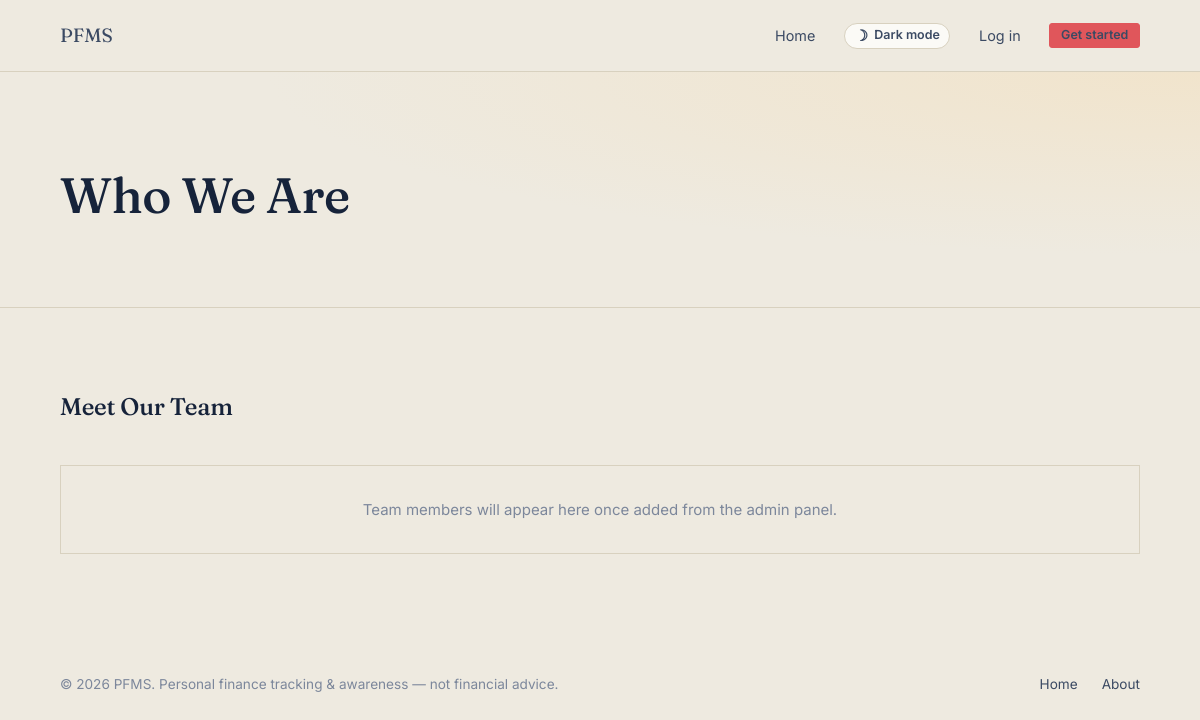
The page /about.php on the database as committed earlier.
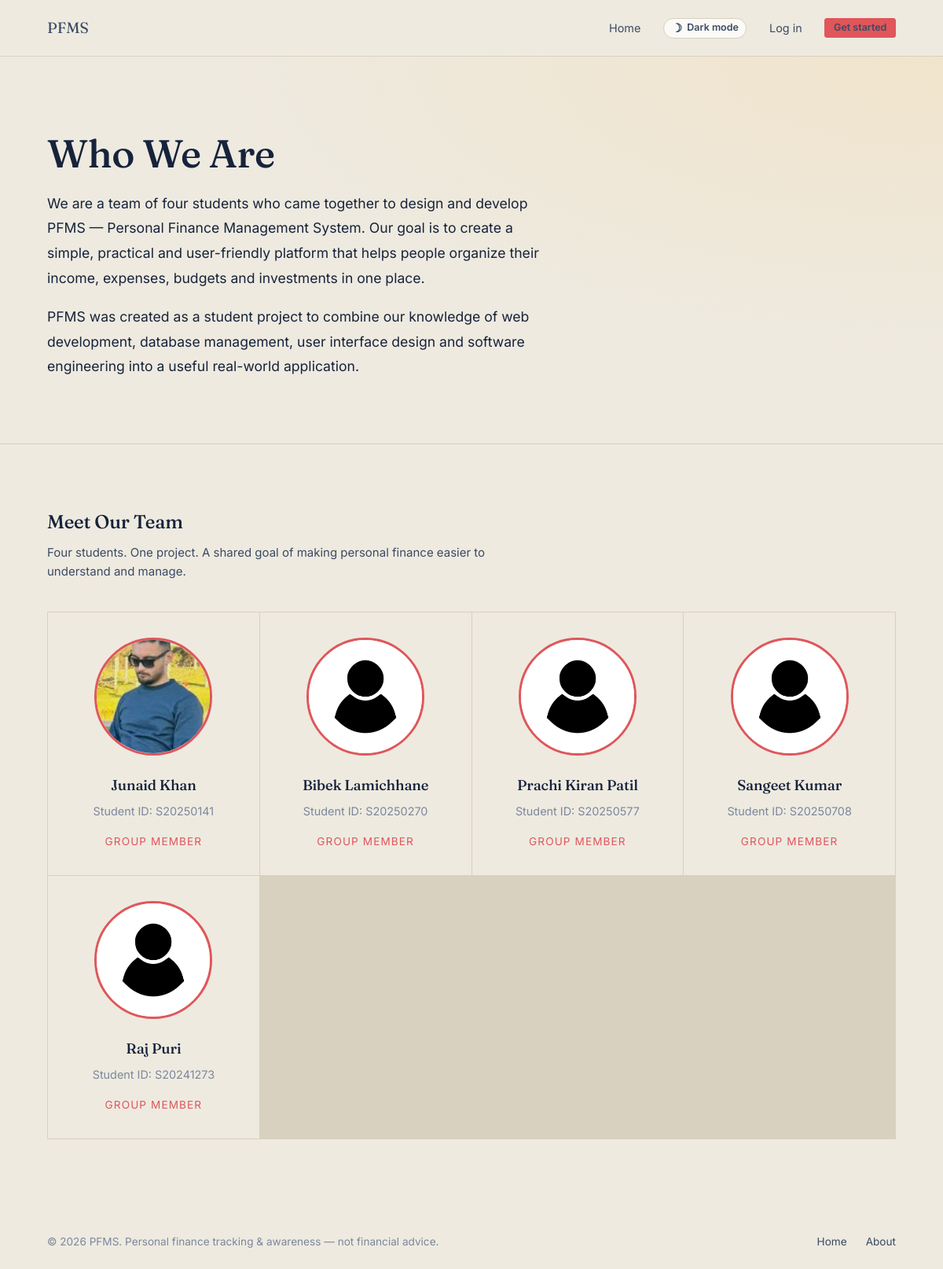
The same page on the database as committed later.
### tables this page shows
CREATE TABLE `team_members` (
  `member_id` int(10) UNSIGNED NOT NULL,
  `name` varchar(120) NOT NULL,
  `student_id` varchar(60) DEFAULT NULL,
  `role` varchar(120) NOT NULL DEFAULT 'Team Member',
  `photo` varchar(255) DEFAULT NULL,
  `sort_order` int(10) NOT NULL DEFAULT 0,
  `created_at` timestamp NOT NULL DEFAULT current_timestamp()
);

### include/core.php (called while the page is built, shortened)
<?php
class core{
    var $db;
    function __construct($conn){
        $this->db = $conn;
    }
    public function get_settings()
    {
        try{
            $sql = "SELECT setting_key, setting_value FROM site_settings";
            $statement = $this->db->prepare($sql);
            $statement->execute();
            $rows = $statement->fetchAll(PDO::FETCH_ASSOC);
            $out = [];
            foreach($rows as $row){
                $out[$row['setting_key']] = $row['setting_value'];
            }
            return $out;
        }catch(\Throwable $th){
            throw $th;
        }
    }
    public function get_team_members()
    {
        try{
            $sql = "
                SELECT member_id, name, student_id, role, photo, sort_order
                FROM team_members
                ORDER BY sort_order ASC, member_id ASC
            ";
            $statement = $this->db->prepare($sql);
            $statement->execute();
            return $statement->fetchAll(PDO::FETCH_ASSOC);
        }catch(\Throwable $th){
            throw $th;
        }
    }
}
?>

### about.php (the view, shortened to what this page needs)
<?php
require_once 'config/db.php';
require_once 'include/core.php';
$data = new core($conn);
$settings = $data->get_settings();
$team = $data->get_team_members();
function pfms_setting($settings, $key, $default = ''){
    return isset($settings[$key]) && $settings[$key] !== '' ? $settings[$key] : $default;
}
$siteName      = pfms_setting($settings, 'site_name', 'PFMS');
$logoImage     = pfms_setting($settings, 'logo_image', '');
$aboutTitle    = pfms_setting($settings, 'about_hero_title', 'Who We Are');
$aboutText1    = pfms_setting($settings, 'about_hero_text1', '');
$aboutText2    = pfms_setting($settings, 'about_hero_text2', '');
$teamTitle     = pfms_setting($settings, 'about_team_title', 'Meet Our Team');
$teamIntro     = pfms_setting($settings, 'about_team_intro', '');
$footerText    = pfms_setting($settings, 'footer_text', '© 2026 PFMS. Personal finance tracking & awareness — not financial advice.');
?>
<!DOCTYPE html>
<html lang="en">
<head>
  <link rel="stylesheet" href="assets/css/style.css">
</head>
<body>
  <nav class="pub-nav">
    <div class="brand">
      <div class="name">
        <a href="index.php" style="text-decoration: none;display:flex;align-items:center;gap:.5em;">
          <?php if($logoImage): ?>
            <img src="<?= htmlspecialchars($logoImage) ?>" alt="<?= htmlspecialchars($siteName) ?>" style="height:28px;width:auto;display:block;">
          <?php else: ?>
            <?= htmlspecialchars($siteName) ?>
          <?php endif; ?>
        </a>
      </div>
    </div>
    <div class="links">
      <a href="index.php">Home</a>
      <button type="button" class="theme-toggle" aria-label="Toggle dark mode">
        <span class="ico" data-theme-icon>&#9789;</span><span data-theme-label>Dark mode</span>
      </button>
      <a href="login.php">Log in</a>
      <a class="btn-ledger brass sm" href="register.php">Get started</a>
    </div>
  </nav>
  <header class="about-hero">
    <div style="max-width: 750px;">
      <h1 style="font-size: 3.1rem; line-height: 1.1;">
        <?= htmlspecialchars($aboutTitle) ?>
      </h1>
      <?php if($aboutText1): ?>
      <p><?= nl2br(htmlspecialchars($aboutText1)) ?></p>
      <?php endif; ?>
      <?php if($aboutText2): ?>
      <p><?= nl2br(htmlspecialchars($aboutText2)) ?></p>
      <?php endif; ?>
    </div>
  </header>
  <section class="team-section">
    <div class="team-intro">
      <h2><?= htmlspecialchars($teamTitle) ?></h2>
      <?php if($teamIntro): ?>
      <p><?= htmlspecialchars($teamIntro) ?></p>
      <?php endif; ?>
    </div>
    <div class="team-grid">
      <?php foreach($team as $member): ?>
      <div class="team-card">
        <img
          src="<?= htmlspecialchars($member['photo'] ?: 'assets/img/header-b.PNG') ?>"
          alt="<?= htmlspecialchars($member['name']) ?>"
          class="team-photo"
        >
        <h3><?= htmlspecialchars($member['name']) ?></h3>
        <?php if($member['student_id']): ?>
        <div class="student-id">
          Student ID: <?= htmlspecialchars($member['student_id']) ?>
        </div>
        <?php endif; ?>
        <div class="team-role">
          <?= htmlspecialchars($member['role']) ?>
        </div>
      </div>
      <?php endforeach; ?>
      <?php if(empty($team)): ?>
      <div class="team-card" style="grid-column:1/-1;color:var(--ink-faint);">
        Team members will appear here once added from the admin panel.
      </div>
      <?php endif; ?>
    </div>
  </section>
  <footer style="
    padding:2.5rem 5vw;
    display:flex;
    justify-content:space-between;
    flex-wrap:wrap;
    gap:1rem;
    font-size:.85rem;
    color:var(--ink-faint);
  ">
    <div>
      <?= htmlspecialchars($footerText) ?>
    </div>
    <div style="display:flex; gap:1.5rem;">
      <a href="index.php">Home</a>
    <a href="about.php">About</a>
    </div>
  </footer>
</body>
</html>

### assets/css/style.css (style rules this page uses)
:root { --ink: #16233A; --ink-soft: #3B4A63; --ink-faint: #7C879B; --paper: #EEEAE0; --paper-deep: #E4DFD2; --card: #FBFAF6; --line: #D8D1BF; --line-soft: #E6E0D2; --brass: #E0565B; --brass-deep: #3B4A63; --brass-tint: #F1E4CC; --gain: #3F6D52; --gain-tint: #E3ECE5; --loss: #A63B2E; --loss-tint: #F3E2DE; --white: #ffffff; --font-display: 'Fraunces', Georgia, serif; --font-body: 'Inter', -apple-system, BlinkMacSystemFont, sans-serif; --radius: 3px; --sidebar-w: 248px; --sidebar-bg: #16233A; --sidebar-ink: #EEEAE0; }
* { box-sizing:border-box; }
html { scroll-behavior:smooth; }
body { margin:0; font-family:var(--font-body); background:var(--paper); color:var(--ink); font-size:15px; line-height:1.55; -webkit-font-smoothing:antialiased; transition:background .15s ease, color .15s ease; }
.theme-toggle { display:inline-flex; align-items:center; gap:.5em; border:1px solid var(--line); background:var(--card); color:var(--ink-soft); border-radius:20px; padding:.35em .75em; font-size:.78rem; font-weight:600; cursor:pointer; line-height:1; font-family:var(--font-body); }
.theme-toggle .ico { font-size:.95rem; }
h1,h2,h3,h4 { font-family:var(--font-display); font-weight:500; color:var(--ink); margin:0 0 .4em; letter-spacing:-0.01em; }
h1 { font-size:2.1rem; }
h2 { font-size:1.5rem; }
h3 { font-size:1.15rem; }
p { margin:0 0 1em; color:var(--ink-soft); }
a { color:var(--brass-deep); text-decoration:none; }
.btn-ledger { display:inline-flex; align-items:center; justify-content:center; gap:.5em; font-family:var(--font-body); font-weight:600; font-size:.88rem; padding:.62em 1.3em; border-radius:var(--radius); border:1px solid var(--ink); background:var(--ink); color:var(--paper); cursor:pointer; transition:background .15s ease, color .15s ease, border-color .15s ease, transform .1s ease; text-decoration:none; line-height:1; }
.btn-ledger.brass { background:var(--brass); border-color:var(--brass); color:var(--white); }
.btn-ledger.sm { padding:.4em .85em; font-size:.78rem; }
.pub-nav { display:flex; align-items:center; justify-content:space-between; padding:1.3rem 5vw; border-bottom:1px solid var(--line); }
.pub-nav .brand { display:flex; align-items:center; gap:.55em; }
.pub-nav .brand .name { font-family:var(--font-display); font-size:1.2rem; }
.pub-nav .links { display:flex; align-items:center; gap:1.8rem; font-size:.9rem; }
.pub-nav .links a { color:var(--ink-soft); }

### about.php (style rules this page uses)
.about-hero { padding: 6rem 5vw 4rem; border-bottom: 1px solid var(--line); background: radial-gradient(ellipse at top right, var(--brass-tint) 0%, transparent 55%); }
.about-hero p { max-width: 650px; font-size: 1.1rem; line-height: 1.8; color: var(--ink-muted); }
.team-section { padding: 5rem 5vw; }
.team-intro { max-width: 600px; margin-bottom: 2.5rem; }
.team-grid { display: grid; grid-template-columns: repeat(4, 1fr); gap: 1px; background: var(--line); border: 1px solid var(--line); }
.team-card { background: var(--paper); padding: 2rem; text-align: center; }
.team-photo { width: 150px; height: 150px; margin: 0 auto 1.5rem; border-radius: 50%; object-fit: cover; display: block; border: 3px solid var(--brass); }
.team-card h3 { margin-bottom: .5rem; }
.student-id { color: var(--ink-faint); font-size: .9rem; margin-bottom: 1rem; }
.team-role { font-size: .85rem; color: var(--brass); text-transform: uppercase; letter-spacing: .08em; }

Rows that differ between the two databases and show on the page:
added team_members: photo (picture), name "Junaid Khan", student "S20250141", role "GROUP MEMBER"
added team_members: photo (picture), name "Bibek Lamichhane", student "S20250270", role "GROUP MEMBER"
added team_members: photo (picture), name "Prachi Kiran Patil", student "S20250577", role "GROUP MEMBER"
added team_members: photo (picture), name "Sangeet Kumar", student "S20250708", role "GROUP MEMBER"
added team_members: photo (picture), name "Raj Puri", student "S20241273", role "GROUP MEMBER"
Other text that changed with them:
$aboutText1: (not shown) → "We are a team of four students who came together to design and develop PFMS — Personal Finance Management System. Our goal is to create a simple, practical and user-friendly platform that helps people organize their income, expenses, budgets and investments in one place."
$aboutText2: (not shown) → "PFMS was created as a student project to combine our knowledge of web development, database management, user interface design and software engineering into a useful real-world application."
$teamIntro: (not shown) → "Four students. One project. A shared goal of making personal finance easier to understand and manage."
text no longer shown: "Team members will appear here once added from the admin panel."
